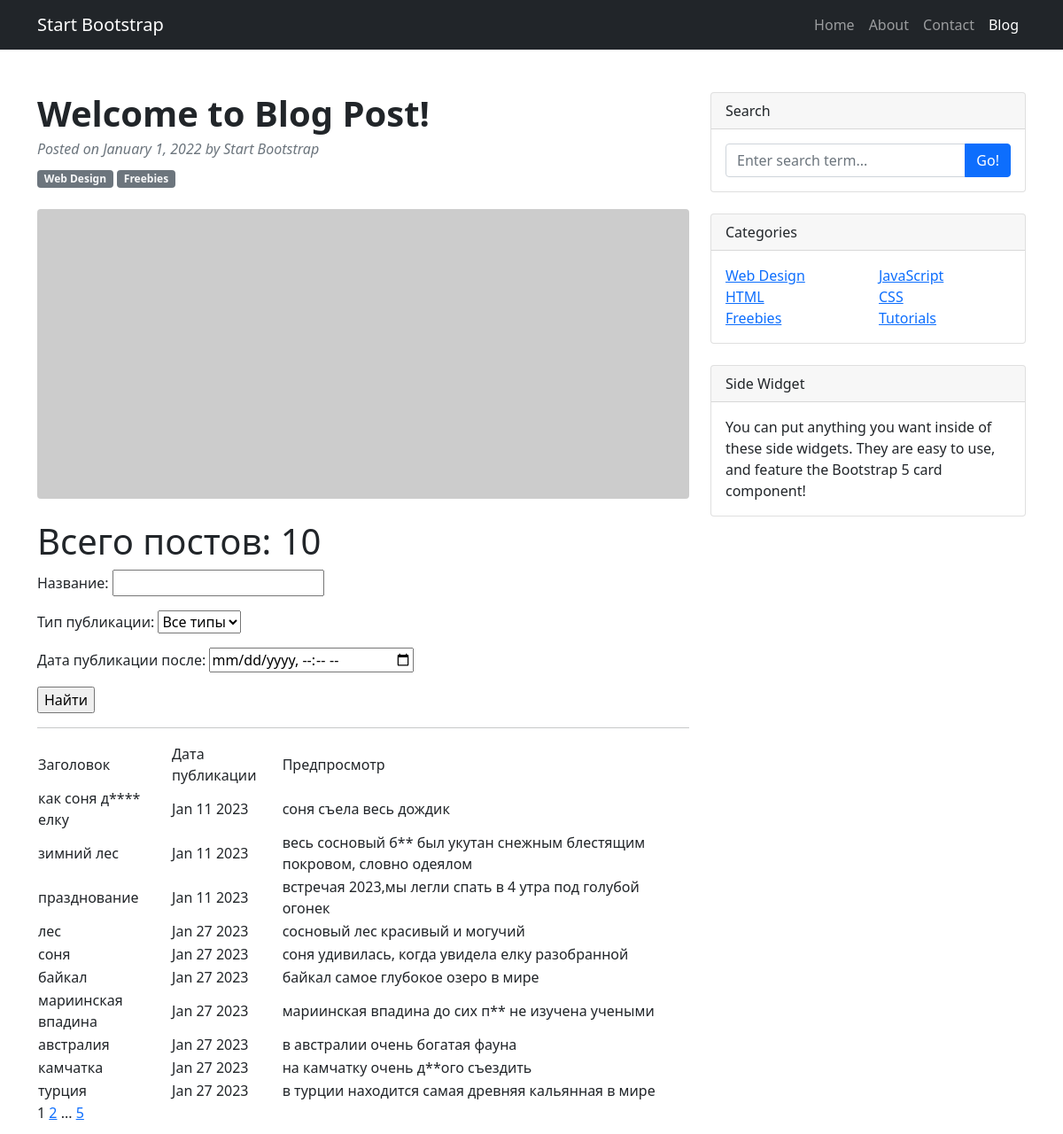
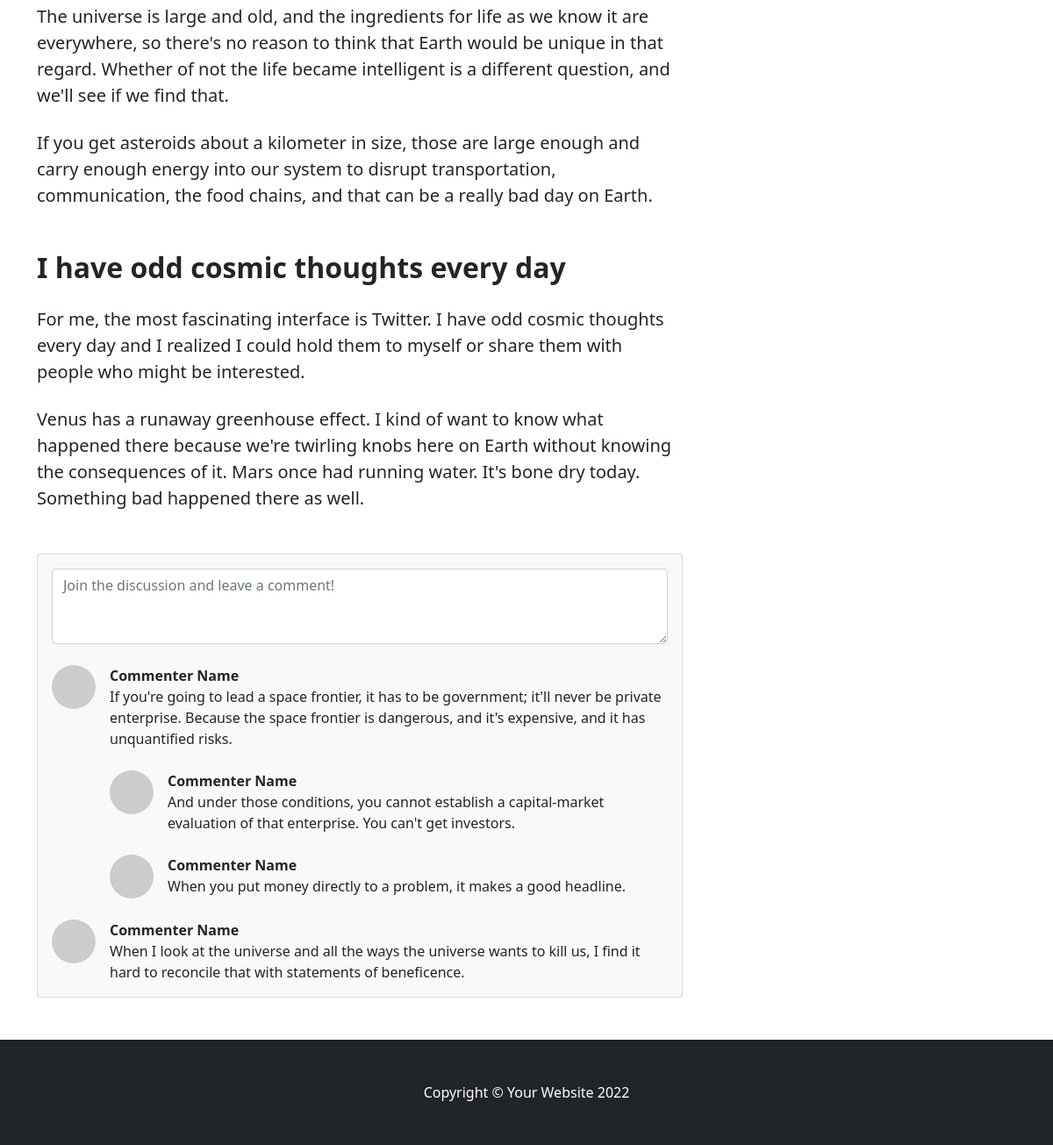
/posts/search/, run on the app's committed database (2 pictures, top to bottom).
### news/models.py (models this page shows, shortened)
class Post(models.Model):
    author = models.ForeignKey(Author, on_delete=models.CASCADE)
    TYPES = [
        ('AR', 'Статья'),
        ('NW', 'Новость')
    ]
    type = models.CharField(max_length=2,
                            choices=TYPES,
                            default='AR')
    time_in = models.DateTimeField(auto_now_add=True)
    topics = models.ManyToManyField(Category, through='PostCategory')
    title = models.CharField(max_length=64)
    text = models.TextField()
    rating_article = models.IntegerField(default=0)

### news/views.py (the view)
# urls.py: path('search/',PostSearch.as_view(),name='post_search'),
class PostSearch(ListView):
    model = Post
    template_name = 'flatpages/search.html'
    context_object_name = 'search'
    paginate_by = 10
    def get_queryset(self):
        queryset = super().get_queryset()
        self.filterset = PostFilter(self.request.GET, queryset)
        return self.filterset.qs
    def get_context_data(self, **kwargs):
        context = super().get_context_data(**kwargs)
        context['filterset'] = self.filterset
        return context

### news/templatetags/custom_filters.py (called while the page is built)
@register.filter()
def censor (value):
    if isinstance (value,str):
        for bw in BAD_WORDS:
            value = value.lower().replace(bw[1:].lower(),'*'*len(bw[1:]))
        return f'{value} '
    else:
        raise TypeError (f'Ошибка! {type(value)} не подходит')

### news/templatetags/custom_tags.py (called while the page is built)
@register.simple_tag(takes_context=True)
def url_replace(context, **kwargs):
   d = context['request'].GET.copy()
   for k, v in kwargs.items():
       d[k] = v
   return d.urlencode()

### templates/flatpages/search.html (shortened to what this page needs)
{% extends 'flatpages/default.html' %}
{% load custom_filters %}
{% load custom_tags %}
{% block content %}
    <h1> Всего постов: {{ search|length }} </h1>
    <form action="" method="get">
        {{ filterset.form.as_p }}
        <input type="submit" value="Найти" />
    </form>
    <hr>
    {% if search %}
        <table>
            <tr>
               <td> Заголовок </td>
               <td> Дата публикации </td>
               <td> Предпросмотр </td>
            </tr>
            {% for post in search %}
            <tr>
                <td>{{ post.title|censor }}</td>
                <td>{{ post.time_in|date:'M d Y'}}</td>
                <td>{{ post.text|truncatewords:20|censor}}</td>
            </tr>
            {% endfor %}
        </table>
    {% else %}
        <h2> Постов нет!</h2>
    {% endif %}
    {{ page_obj.number }}
    {% if page_obj.has_next %}
        <a href="?{% url_replace page=page_obj.next_page_number %}">{{ page_obj.next_page_number }}</a>
        {% if paginator.num_pages != page_obj.next_page_number %}
            ...
            <a href="?{% url_replace page=page_obj.paginator.num_pages %}">{{ page_obj.paginator.num_pages }}</a>
        {% endif %}
    {% endif %}
{% endblock content %}

### data on the page
Post: title|censor "как соня д**** елку", time_in "Jan 11 2023", text|censor "соня съела весь дождик"
Post: title|censor "зимний лес", time_in "Jan 11 2023", text|censor "весь сосновый б** был укутан снежным блестящим покровом, словно одеялом"
Post: title|censor "празднование", time_in "Jan 11 2023", text|censor "встречая 2023,мы легли спать в 4 утра под голубой огонек"
Post: title|censor "лес", time_in "Jan 27 2023", text|censor "сосновый лес красивый и могучий"
Post: title|censor "соня", time_in "Jan 27 2023", text|censor "соня удивилась, когда увидела елку разобранной"
Post: title|censor "байкал", time_in "Jan 27 2023", text|censor "байкал самое глубокое озеро в мире"
Post: title|censor "мариинская впадина", time_in "Jan 27 2023", text|censor "мариинская впадина до сих п** не изучена учеными"
Post: title|censor "австралия", time_in "Jan 27 2023", text|censor "в австралии очень богатая фауна"
Post: title|censor "камчатка", time_in "Jan 27 2023", text|censor "на камчатку очень д**ого съездить"
Post: title|censor "турция", time_in "Jan 27 2023", text|censor "в турции находится самая древняя кальянная в мире"

### other printed values
{{ search|length }} "10"
{{ page_obj.number }} "1"
{{ page_obj.next_page_number }} "2"
{{ page_obj.paginator.num_pages }} "5"
